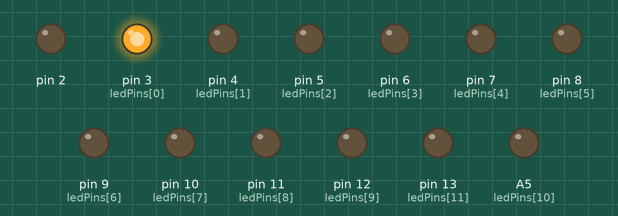
Bench run of a sketch on a simulated Arduino Uno, built with avr-gcc and run on an emulated ATmega328P. Parts: output pins drawn as LEDs (lit = HIGH). What the sketch prints to the serial monitor is not drawn.

Above: at 0.5 s.
At 3.5 s:
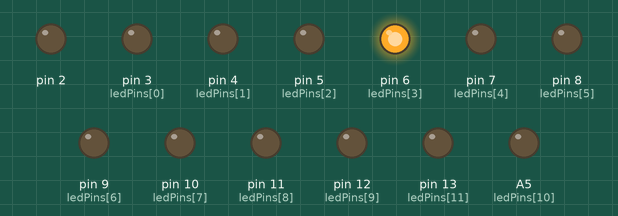
At 5.5 s:
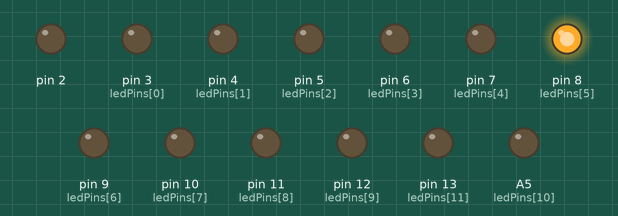
At 7.5 s:
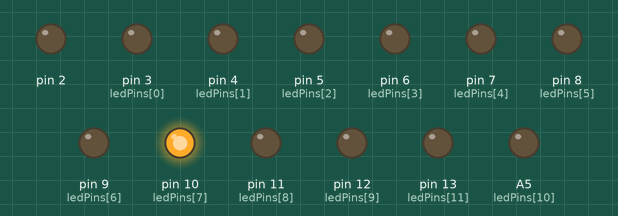
At 10.5 s:
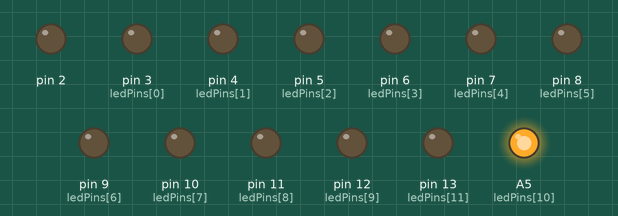
At 14.5 s:
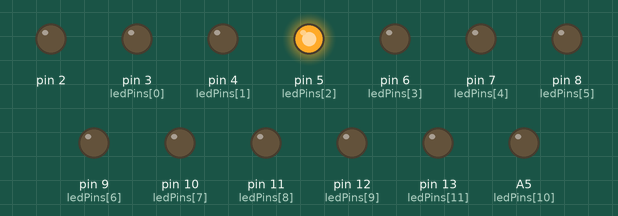
Timing chart, 0 to 15.6 s (numbered marks = the images above):
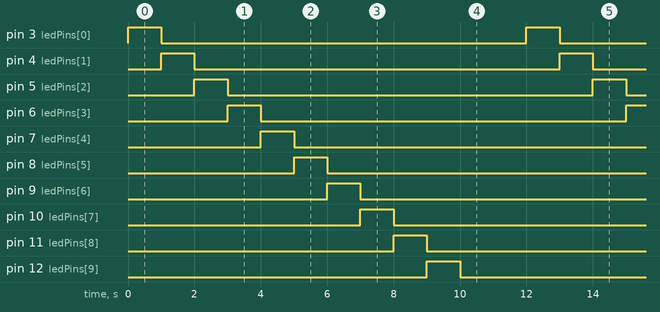

The sketch:

testOutputs.ino
```cpp
#define BAUD_RATE 57600
byte ledPins[] = {  3,4,5,6,7, 8,  9,10,11,12,A5, 13  };

void setup() {
  Serial.begin(BAUD_RATE);

  Serial.println("test all outputs");

  pinMode(2, OUTPUT);

  // init LED pins
  for(int i = 0; i < sizeof(ledPins); i++) {
    pinMode(ledPins[i],OUTPUT);
  }
}

void loop() {
  for(int i = 0; i < sizeof(ledPins); i++) {
    digitalWrite(ledPins[i],HIGH);
    Serial.print(ledPins[i]);
    delay(1000);
    Serial.print(", ");
    digitalWrite(ledPins[i],LOW);
  }
  Serial.println();
}
```

Measured:
- by itself, pin 3 (ledPins[0]), pin 4 (ledPins[1]), pin 5 (ledPins[2]), pin 6 (ledPins[3]), pin 7 (ledPins[4]), pin 8 (ledPins[5]), pin 9 (ledPins[6]), pin 10 (ledPins[7]), pin 11 (ledPins[8]), pin 12 (ledPins[9]), pin 13 (ledPins[11]), A5 (ledPins[10]): alternates HIGH for 1.0 s and LOW for 11.0 s
- by itself, everything shown: repeats every 12.0 s, in 13 steps
